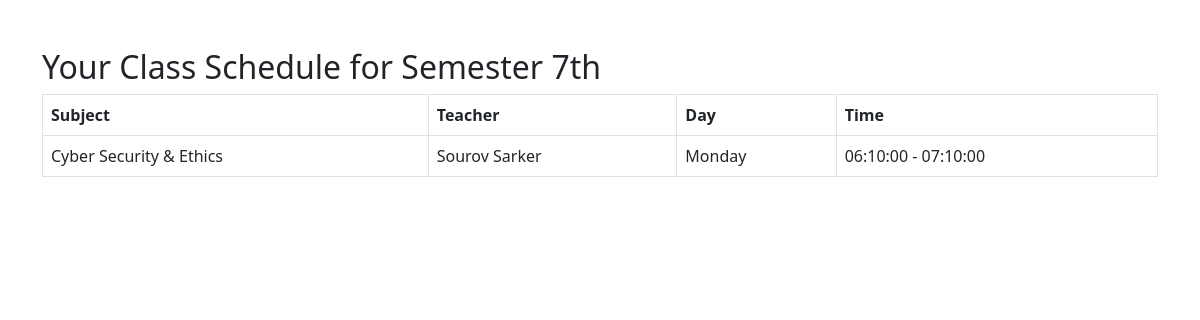
Screenshot of /student/class_schedule.php (signed in) with the database file from the repository.
### tables this page shows
CREATE TABLE `class_schedule` (
  `id` int(11) NOT NULL,
  `subject_id` int(11) NOT NULL,
  `day` enum('Saturday','Sunday','Monday','Tuesday','Wednesday','Thursday','Friday') NOT NULL,
  `start_time` time NOT NULL,
  `end_time` time NOT NULL,
  `teacher_name` varchar(255) NOT NULL,
  `semester` enum('1st','2nd','3rd','4th','5th','6th','7th','8th') NOT NULL
);

CREATE TABLE `subjects` (
  `id` int(11) NOT NULL,
  `subject_name` varchar(255) NOT NULL,
  `subject_code` varchar(10) NOT NULL,
  `semester` enum('1st','2nd','3rd','4th','5th','6th','7th','8th') NOT NULL
);

### student/class_schedule.php (the view, shortened to what this page needs)
<?php
include '../db/database.php';
$student_semester = $_SESSION['semester'];
$query = "SELECT DISTINCT cs.*, s.subject_name, t.name as teacher_name
          FROM class_schedule cs
          JOIN subjects s ON cs.subject_id = s.id
          JOIN users t ON cs.teacher_name = t.name  -- Join on teacher_name
          WHERE cs.semester = ?";
$stmt = $conn->prepare($query);
$stmt->bind_param("s", $student_semester);
$stmt->execute();
$result = $stmt->get_result();
?>
<!DOCTYPE html>
<html lang="en">
<head>
    <link rel="stylesheet" href="https://cdn.jsdelivr.net/npm/bootstrap@5.3.0/dist/css/bootstrap.min.css">
</head>
<body>
<div class="container mt-5">
    <h2>Your Class Schedule for Semester <?= $student_semester; ?></h2>
    <table class="table table-bordered">
        <thead>
            <tr>
                <th>Subject</th>
                <th>Teacher</th>
                <th>Day</th>
                <th>Time</th>
            </tr>
        </thead>
        <tbody>
            <?php
            if ($result->num_rows > 0) {
                while ($row = $result->fetch_assoc()) {
                    echo "<tr>";
                    echo "<td>" . $row['subject_name'] . "</td>";
                    echo "<td>" . $row['teacher_name'] . "</td>";
                    echo "<td>" . $row['day'] . "</td>";
                    echo "<td>" . $row['start_time'] . " - " . $row['end_time'] . "</td>";
                    echo "</tr>";
                }
            } else {
                echo "<tr><td colspan='4'>No class schedule found for this semester.</td></tr>";
            }
            ?>
        </tbody>
    </table>
</div>
</body>
</html>

### rows the page displays
class_schedule: subject.subject_name "Cyber Security & Ethics", teacher_name "Sourov Sarker", day "Monday", start_time "06:10:00", end_time "07:10:00"

### other values shown
$student_semester "7th"
